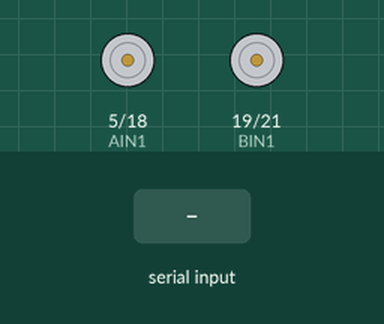
The sketch below on a simulated ESP32. On the bench: motor-driver pin pairs drawn as motors (green arrow = first pin HIGH = forward, orange = second pin HIGH = backward, longer = more drive, scaled by the enable pin). The test bench sets the inputs (shaded band). Nothing arrives over Bluetooth unless stated.

Above: at 1.2 s.
1.3 s: "FORWARD\n" received over the second serial link
At 1.8 s:
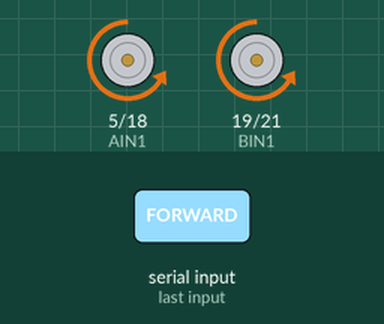
2.8 s: "BACKWARD\n" received over the second serial link
At 4.0 s:
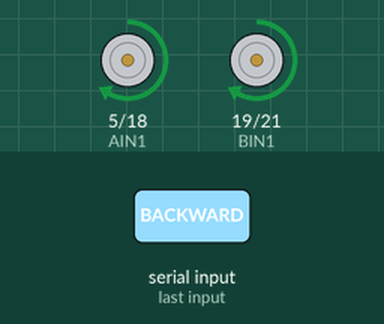
4.3 s: "LEFT\n" received over the second serial link
At 5.1 s:
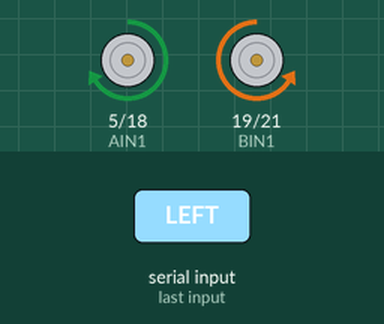
5.8 s: "RIGHT\n" received over the second serial link
At 6.5 s:
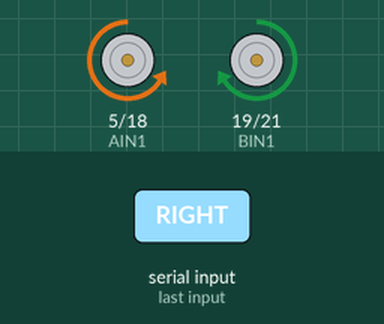
7.3 s: "FORWARD_LEFT\n" received over the second serial link
At 8.5 s:
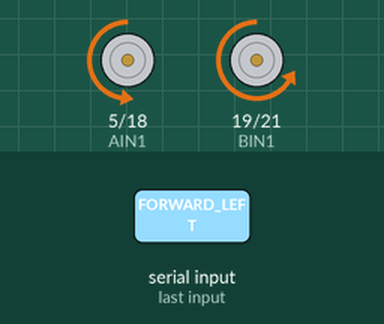
8.8 s: "FORWARD_RIGHT\n" received over the second serial link
At 9.8 s:
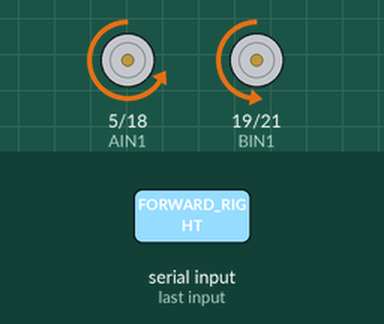
Timing chart, 0 to 11.3 s (numbered marks = the images above; inputs shaded):
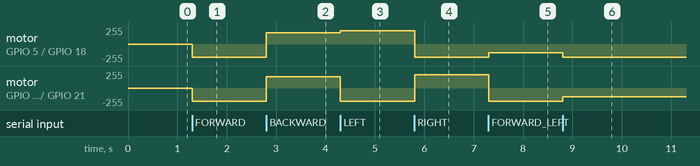

The sketch:

Bluetooth_Controlled_Car__Button_.ino
```cpp
#include <Arduino.h>
#include "BluetoothSerial.h"
BluetoothSerial SerialBT;

const int PWMA = 22, AIN1 = 5, AIN2 = 18; // Right
const int PWMB = 23, BIN1 = 19, BIN2 = 21; // Left
const int PWM_FREQ = 5000, PWM_RES = 8;
const int PWM_CHANNEL_A = 1, PWM_CHANNEL_B = 0;
const int MAX_SPEED = 255;
const int TURN_SPEED = 200;      // normal forward or backward speed
const int SLOW_SPEED = 130;       // reduced speed for gentle turning

void setup() {
  Serial.begin(115200);
  SerialBT.begin("ESP32_Car");
  pinMode(AIN1, OUTPUT); pinMode(AIN2, OUTPUT);
  pinMode(BIN1, OUTPUT); pinMode(BIN2, OUTPUT);
  ledcSetup(PWM_CHANNEL_B, PWM_FREQ, PWM_RES);
  ledcAttachPin(PWMB, PWM_CHANNEL_B);
  ledcSetup(PWM_CHANNEL_A, PWM_FREQ, PWM_RES);
  ledcAttachPin(PWMA, PWM_CHANNEL_A);
}

void moveMotors(int leftSpeed, int rightSpeed) {
  leftSpeed = constrain(leftSpeed, -MAX_SPEED, MAX_SPEED);
  rightSpeed = constrain(rightSpeed, -MAX_SPEED, MAX_SPEED);
  // Left
  if (leftSpeed >= 0) {
    digitalWrite(BIN1, HIGH); digitalWrite(BIN2, LOW);
    ledcWrite(PWM_CHANNEL_B, leftSpeed);
  } else {
    digitalWrite(BIN1, LOW); digitalWrite(BIN2, HIGH);
    ledcWrite(PWM_CHANNEL_B, -leftSpeed);
  }
  // Right
  if (rightSpeed >= 0) {
    digitalWrite(AIN1, HIGH); digitalWrite(AIN2, LOW);
    ledcWrite(PWM_CHANNEL_A, rightSpeed);
  } else {
    digitalWrite(AIN1, LOW); digitalWrite(AIN2, HIGH);
    ledcWrite(PWM_CHANNEL_A, -rightSpeed);
  }
}

void loop() {
  if (SerialBT.available()) {
    String command = SerialBT.readStringUntil('\n');
    command.trim();
    if (command == "FORWARD") {
      moveMotors(-TURN_SPEED, -TURN_SPEED);
    } else if (command == "BACKWARD") {
      moveMotors(TURN_SPEED-30, TURN_SPEED-30);
    } else if (command == "LEFT") {
      // Rotate left in place
      moveMotors(-TURN_SPEED, TURN_SPEED);
    } else if (command == "RIGHT") {
      // Rotate right in place
      moveMotors(TURN_SPEED, -TURN_SPEED);
    } else if (command == "FORWARD_LEFT") {
      // Gentle left while moving forward (slow left, fast right)
      moveMotors(-TURN_SPEED, -SLOW_SPEED);
    } else if (command == "FORWARD_RIGHT") {
      // Gentle right while moving forward (fast left, slow right)
      moveMotors(-SLOW_SPEED, -TURN_SPEED);
    } else if (command == "BACKWARD_LEFT") {
      // Gentle left while moving backward
      moveMotors(SLOW_SPEED, TURN_SPEED-30);
    } else if (command == "BACKWARD_RIGHT") {
      // Gentle right while moving backward
      moveMotors(TURN_SPEED-30, SLOW_SPEED);
    } else if (command == "STOP") {
      moveMotors(0,0);
    }
    // Add more if needed
  }
  delay(10); // smooth and safe
}
```

Measured:
- after the input at 1.3 s, motor on GPIO 5 (AIN1) / GPIO 18 (AIN2), motor on GPIO 19 (BIN1) / GPIO 21 (BIN2): stopped → backward 199/255 at once
- after the input at 2.8 s, motor on GPIO 5 (AIN1) / GPIO 18 (AIN2), motor on GPIO 19 (BIN1) / GPIO 21 (BIN2): backward 199/255 → forward 169/255 at once
- after the input at 4.3 s, motor on GPIO 5 (AIN1) / GPIO 18 (AIN2): forward 169/255 → forward 199/255 at once; motor on GPIO 19 (BIN1) / GPIO 21 (BIN2): forward 169/255 → backward 199/255 at once
- after the input at 5.8 s, motor on GPIO 5 (AIN1) / GPIO 18 (AIN2): forward 199/255 → backward 199/255 at once; motor on GPIO 19 (BIN1) / GPIO 21 (BIN2): backward 199/255 → forward 199/255 at once
- after the input at 7.3 s, motor on GPIO 5 (AIN1) / GPIO 18 (AIN2): backward 199/255 → backward 129/255 at once; motor on GPIO 19 (BIN1) / GPIO 21 (BIN2): forward 199/255 → backward 199/255 at once
- after the input at 8.8 s, motor on GPIO 5 (AIN1) / GPIO 18 (AIN2): backward 129/255 → backward 199/255 at once; motor on GPIO 19 (BIN1) / GPIO 21 (BIN2): backward 199/255 → backward 129/255 at once
